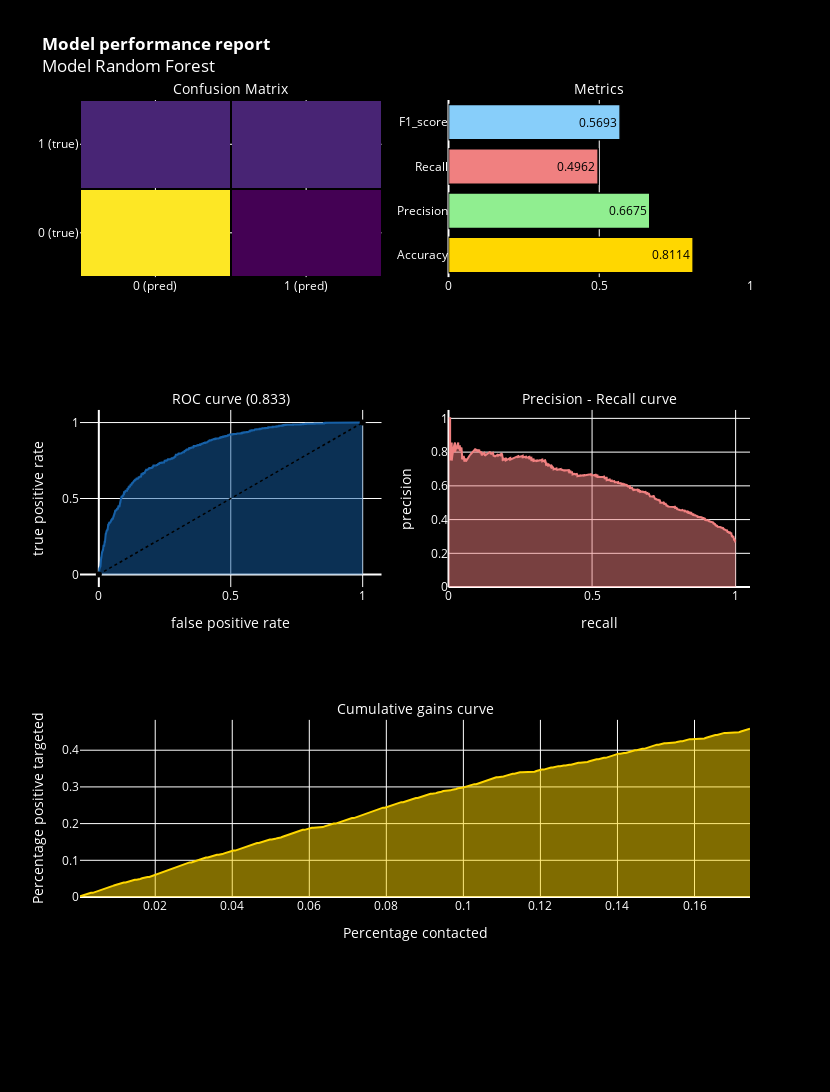

Write notebook code for a chart like this one.
### Markdown cell above
# 4. Random Forest

### Code cell
from sklearn.ensemble import RandomForestClassifier

model_rf = RandomForestClassifier(n_estimators=1000 , oob_score = True, n_jobs = -1,
                                  random_state =50, max_features = "auto",
                                  max_leaf_nodes = 30)
model_rf.fit(X_train, y_train)

# Make predictions
y_pred = model_rf.predict(X_test)
y_score = model_rf.predict_proba(X_test)[:,1]
model_performance('Model Random Forest')

### Figure 1 — Plotly figure (JSON) as saved in the notebook; plotly's stock layout.template omitted (floating-point values rounded to 4 significant figures; data arrays with more than 128 entries replaced by an {"elided": "..."} marker saying what was removed)
{"data": [{"colorscale": [[0.0, "#440154"], [0.1111, "#482878"], [0.2222, "#3e4989"], [0.3333, "#31688e"], [0.4444, "#26828e"], [0.5556, "#1f9e89"], [0.6667, "#35b779"], [0.7778, "#6ece58"], [0.8889, "#b5de2b"], [1.0, "#fde725"]], "showscale": false, "type": "heatmap", "x": ["0 (pred)", "1 (pred)"], "xaxis": "x", "xgap": 2, "y": ["0 (true)", "1 (true)"], "yaxis": "y", "ygap": 2, "z": [[1449, 131], [267, 263]]}, {"marker": {"color": ["gold", "lightgreen", "lightcoral", "lightskyblue"], "line": {"color": "#000000", "width": 1.5}}, "opacity": 1, "orientation": "h", "text": [0.8114, 0.6675, 0.4962, 0.5693], "textfont": {"color": "black"}, "textposition": "auto", "type": "bar", "x": [0.8114, 0.6675, 0.4962, 0.5693], "xaxis": "x2", "y": ["Accuracy", "Precision", "Recall", "F1_score"], "yaxis": "y2"}, {"fill": "tozeroy", "line": {"color": "rgb(22, 96, 167)", "width": 2}, "name": "Roc : 0.833", "type": "scatter", "x": {"elided": "617 float values"}, "xaxis": "x3", "y": {"elided": "617 float values"}, "yaxis": "y3"}, {"line": {"color": "black", "dash": "dot", "width": 1.5}, "type": "scatter", "x": [0, 1], "xaxis": "x3", "y": [0, 1], "yaxis": "y3"}, {"fill": "tozeroy", "line": {"color": "lightcoral", "width": 2}, "name": "Precision[0.2705462  0.27017365 0.2703117  ... 1.         1.         1.        ]", "type": "scatter", "x": {"elided": "1951 float values"}, "xaxis": "x4", "y": {"elided": "1951 float values"}, "yaxis": "y4"}, {"fill": "tozeroy", "line": {"color": "gold", "width": 2}, "type": "scatter", "x": {"elided": "368 float values"}, "xaxis": "x5", "y": {"elided": "2110 float values"}, "yaxis": "y5"}], "layout": {"annotations": [{"font": {"color": "white", "size": 14}, "showarrow": false, "text": "Confusion Matrix", "x": 0.225, "xanchor": "center", "xref": "paper", "y": 1.0, "yanchor": "bottom", "yref": "paper"}, {"font": {"color": "white", "size": 14}, "showarrow": false, "text": "Metrics", "x": 0.775, "xanchor": "center", "xref": "paper", "y": 1.0, "yanchor": "bottom", "yref": "paper"}, {"font": {"color": "white", "size": 14}, "showarrow": false, "text": "ROC curve (0.833)", "x": 0.225, "xanchor": "center", "xref": "paper", "y": 0.6111, "yanchor": "bottom", "yref": "paper"}, {"font": {"color": "white", "size": 14}, "showarrow": false, "text": "Precision - Recall curve", "x": 0.775, "xanchor": "center", "xref": "paper", "y": 0.6111, "yanchor": "bottom", "yref": "paper"}, {"font": {"color": "white", "size": 14}, "showarrow": false, "text": "Cumulative gains curve", "x": 0.5, "xanchor": "center", "xref": "paper", "y": 0.2222, "yanchor": "bottom", "yref": "paper"}], "autosize": false, "font": {"color": "white"}, "height": 1500, "margin": {"b": 195}, "paper_bgcolor": "black", "plot_bgcolor": "black", "showlegend": false, "title": {"text": "<b>Model performance report</b><br>Model Random Forest"}, "width": 830, "xaxis": {"anchor": "y", "color": "white", "domain": [0.0, 0.45]}, "xaxis2": {"anchor": "y2", "color": "white", "domain": [0.55, 1.0], "range": [0, 1]}, "xaxis3": {"anchor": "y3", "color": "white", "domain": [0.0, 0.45], "title": {"text": "false positive rate"}}, "xaxis4": {"anchor": "y4", "color": "white", "domain": [0.55, 1.0], "range": [0, 1.05], "title": {"text": "recall"}}, "xaxis5": {"anchor": "y5", "color": "white", "domain": [0.0, 1.0], "title": {"text": "Percentage contacted"}}, "yaxis": {"anchor": "x", "color": "white", "domain": [0.7778, 1.0]}, "yaxis2": {"anchor": "x2", "color": "white", "domain": [0.7778, 1.0]}, "yaxis3": {"anchor": "x3", "color": "white", "domain": [0.3889, 0.6111], "title": {"text": "true positive rate"}}, "yaxis4": {"anchor": "x4", "color": "white", "domain": [0.3889, 0.6111], "range": [0, 1.05], "title": {"text": "precision"}}, "yaxis5": {"anchor": "x5", "color": "white", "domain": [0.0, 0.2222], "title": {"text": "Percentage positive targeted"}}}}
